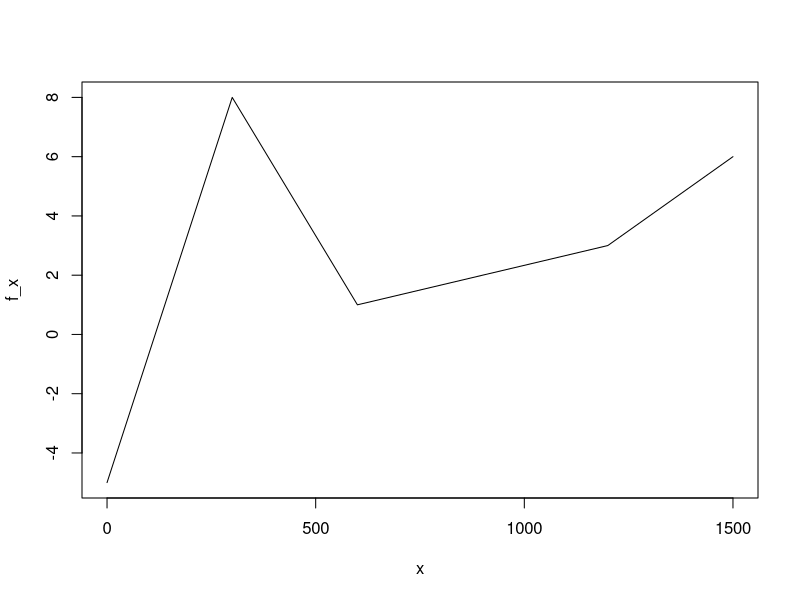
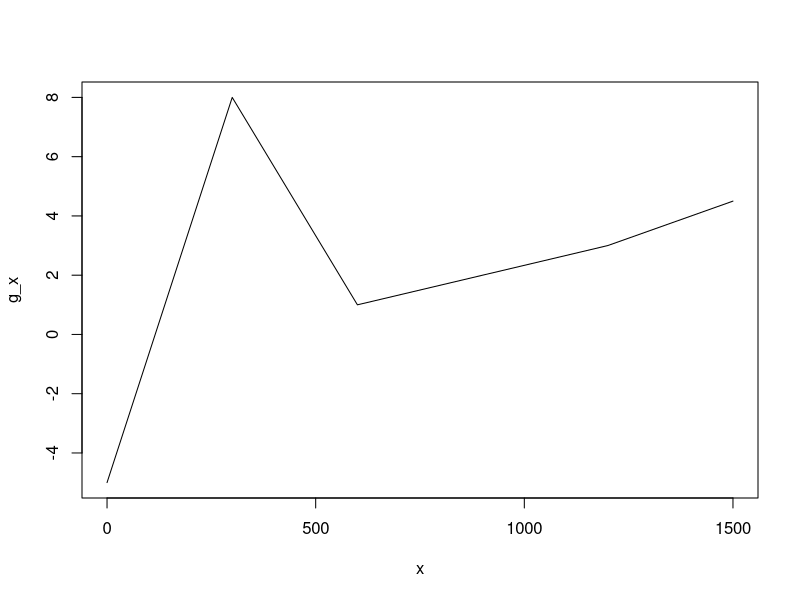

Source code (R) for these figures, in order: (Note: this script raises an error after producing the figures.)

#example script that was used to test CPD debugging

x = c(0, 300, 600, 900, 1200, 1500)
f_x = c(-5, 8, 1, 2, 3, 6)
g_x = c(-5, 8, 1, 2, 3, 4.5)



plot(x, f_x, type = "l")
plot(x, g_x, type = "l")


fun_1_df = linear_function_generator(x, f_x, tail(x, n=1), 0.01)
fun_2_df = linear_function_generator(x, g_x, tail(x, n=1), 0.01)

plot(fun_2_df, type = "l")


win_length_vector = c(10, 60, 250)

fun_1_cp_detection = map_dfr(.x = win_length_vector,
                             .f = ~window_length_constrain(df = fun_1_df,
                                                           .x, cp_factor = 1e2,
                                                           epsilon = 1e-9, date = FALSE))
fun_1_cp_detection_example = map_dfr(.x = 60,
                             .f = ~window_length_constrain(df = fun_1_df,
                                                           .x, cp_factor = 1e2,
                                                           epsilon = 1e-9, date = FALSE))


theme_set(theme_gray(base_size = 18))

fun_1_cp_detection_example %>%
  filter(variables == "Test dataset") %>%
  ggplot(aes(x = index, y = value)) +
  geom_line(colour = "red", lwd = 3)+
  labs(x= "x", y = "f(x)")+
  geom_vline(data = filter(fun_1_cp_detection_example,
                           cp==TRUE, variables == "Test dataset"),
             aes(xintercept = index), size  = 1.2, colour = "blue")+
  labs(x= "Date", y = "Various Units", colour = "Variables")+
  facet_grid(vars(variables), vars(window_length_level), scales = "free_y")




fun_1_cp_detection %>%
  filter(variables != "r.squareds") %>%
  ggplot(aes(x = index, y = value)) +
  geom_line(aes(colour=variables), lwd = 1.5)+
  geom_vline(data = filter(fun_1_cp_detection,
                           cp==TRUE, variables == "Test dataset"),
             aes(xintercept = index), size  = 1, colour = "blue")+
  labs(x= "x", y = "Various Units", colour = "Variables")+
  facet_grid(vars(variables), vars(window_length_level), scales = "free_y")
